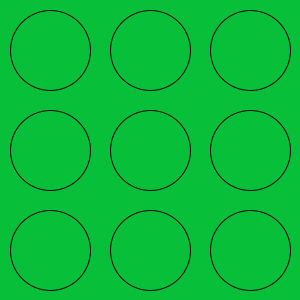
Frame 1 (no input)
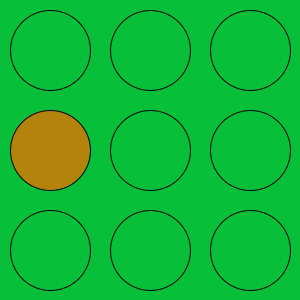
Frame 60 (the mouse pressed at the canvas centre just before this capture)
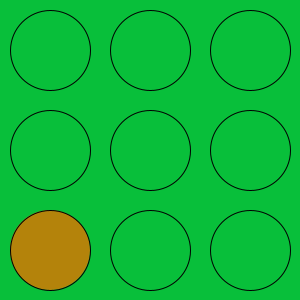
Frame 120 (the mouse held since frame 60 and released just before this capture)

The Processing sketch that drew these frames (run headless with seeded random() and noise(); from frame 60 on, the mouse is pressed at the canvas centre):

// Processing sketch: week11_1
// ── week11_1.pde
//week11-1 好玩的程式設計 打死地鼠
void setup() {
  size(300, 300);
}
int [][]a = {{0, 0, 0}, {0, 0, 0}, {0, 0, 0}}; //2D陣列
void mousePressed() {
  int i = mouseY/100, j = mouseX/100;
  if(a[i][j]>0){
     a[i][j] = -120; 
  }
}
void draw() {
  background(#08BF3A) ;
  if (frameCount%60==0) {
    int i =int(random(3)), j=int(random(3));
    a[i][j]=60;
  }
  for (int i=0; i<3; i++) {
    for (int j=0; j<3; j++) {
      int x=j*100+50, y=i*100+50;
      if(a[i][j]<0){
         fill(255,0,0);
         a[i][j]++;
      }else if (a[i][j]>0) {
        fill(#BF7F08, a[i][j]*4);
        a[i][j]--;
      } else fill(#08BF3A);
      ellipse(x, y, 80, 80);
    }
  }
}
